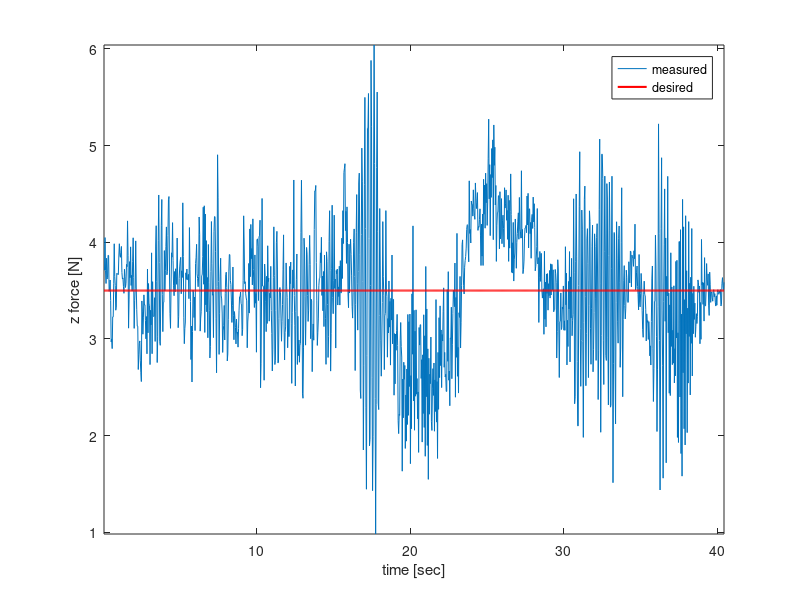

Here is the MATLAB script that generated this plot:
%% 
clc; clear; close all

% franka_state = csvread('data/franka_state.csv');
% franka_state = csvread('data/03-21-2022_franka_state_stat.csv');
% franka_state = csvread('data/03-21-2022_franka_state_dyna.csv');
% franka_state = csvread('data/03-21-2022_franka_state_stat2.csv');
franka_state = csvread('data/03-21-2022_franka_state_dyna2.csv');

Fz = franka_state(:,end);

figure('Position',[1920/4,1080/4,800,400])
plot((1:numel(Fz))/30, Fz)
hold on
plot((1:numel(Fz))/30,3.5*ones(numel(Fz),1),'r','LineWidth',1.5)
legend('measured','desired');
axis tight; 
xlabel('time [sec]'); ylabel('z force [N]')

mean(Fz)
std(Fz)
